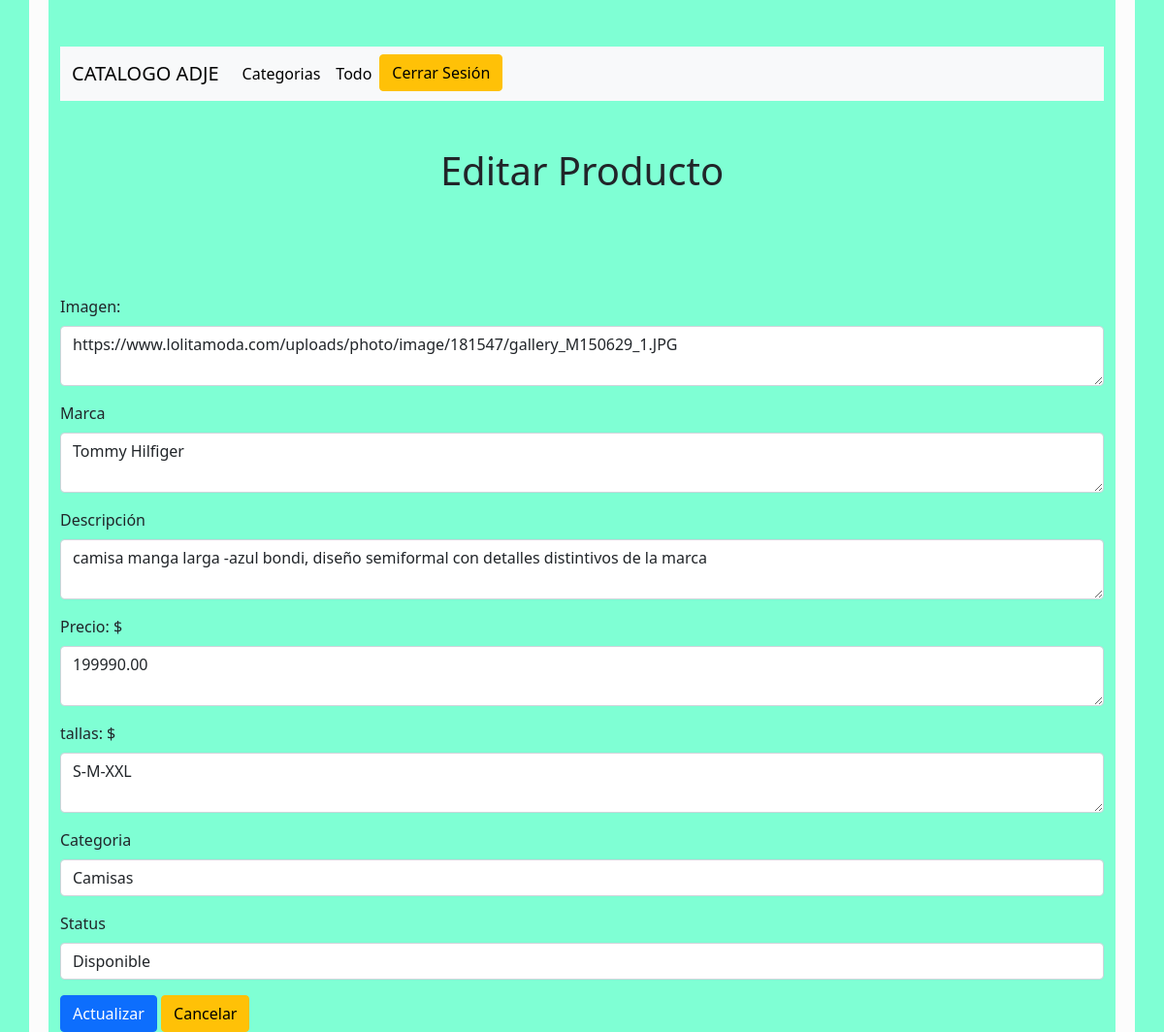
The app's page /task-edit/12/ (signed in) with its own data.
### todolist/models.py (models this page shows, shortened)
class Task(models.Model):
    imagen= models.TextField()
    title = models.CharField(max_length=300)
    description = models.TextField()
    precio=models.DecimalField(max_digits=10, decimal_places=2)
    tallas=models.TextField()
    done = models.BooleanField(default=False)
    user = models.ForeignKey(User,on_delete=models.CASCADE)
    project = models.ForeignKey(Project,on_delete=models.CASCADE)

### todolist/views.py (the view)
# urls.py: path('task-edit/<int:task_id>/',views.showUpdateTaskForm, name="tasks.edit"),
@login_required
def showUpdateTaskForm(request, task_id):
    projects = Project.objects.filter(user=request.user)
    task = get_object_or_404(Task, id=task_id)
    return render(request,'tasks/update.html',{
        "projects" : projects,
        "task": task
    })

### todolist/templates/tasks/update.html (shortened to what this page needs)
{% extends "layouts/base.html" %}
{% block content %}
<div class="d-flex justify-content-center align-items-center pt-5 pb-5">
    <h1 class="text-center">
        Editar Producto
    </h1>
</div>
<form action="{% url 'tasks.update' task.id %}" method="POST" class="pt-5">
    <div class="mb-3">
        <label for="imagen"class="form-label">Imagen: </label>
        <textarea type="text" class="form-control" id="imagen" name="imagen">{{ task.imagen }}</textarea>
    </div>
    <div class="mb-3">
        <label for="title" class="form-label">Marca</label>
        <textarea type="text" class="form-control" id="title" name="title">{{ task.title }}</textarea>
    </div>
    <div class="mb-3">
        <label for="description" class="form-label">Descripción</label>
        <textarea type="text" class="form-control" id="description" name="description">{{ task.description }}</textarea>
    </div>
    <div class="mb-3">
        <label for="precio" class="form-label"> Precio: $</label>
        <textarea type="number" class="form-control" id="precio" name="precio">{{task.precio}}</textarea>
    </div>
    <div class="mb-3">
        <label for="tallas" class="form-label"> tallas: $</label>
        <textarea type="text" class="form-control" id="tallas" name="tallas">{{task.tallas}}</textarea>
    </div>
    <div class="mb-3">
        <label for="project" class="form-label">Categoria</label>
        <select class="form-control" name="project_id" id="project">
            {% for project in projects %}
            {% if project.id == task.project_id %}
            <option value="{{ project.id }}" selected>{{ project.name }}</option>
            {% else %}
            <option value="{{ project.id }}">{{ project.name }}</option>
            {% endif %}
            {% endfor %}
        </select>
    </div>
    <div class="mb-3">
        <label for="done" class="form-label">Status</label>
        <select class="form-control" name="done" id="done">
            {% if task.done == 1 %}
            <option value="1" selected>Disponible</option>
            {% else %}
            <option value="1" >Disponible</option>
            {% endif %}
        </select>
    </div>
    <div class="row">
        <div class="col-sm-12 justify-content-start">
            <button type="submit" class="btn btn-primary">Actualizar</button>
            <a href="{% url 'tasks.list' %}" class="btn btn-warning">Cancelar</a>
        </div>
    </div>
</form>
{% endblock %}

### todolist/templates/layouts/base.html (style rules this page uses)
body { background-color: aquamarine; }

### records on screen
Task: imagen "https://www.lolitamoda.com/uploads/photo/image/181547/gallery_M150629_1.JPG", title "Tommy Hilfiger", description "camisa manga larga -azul bondi, diseño semiformal con detalles distintivos de la marca", precio "199990.00", tallas "S-M-XXL", done "Disponible"

### other values on screen
form field project_id "Camisas"
